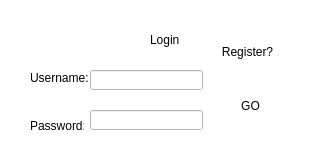
<?xml version="1.0" encoding="UTF-8"?>
<ui version="4.0">
 <class>loginscreen</class>
 <widget class="QDialog" name="loginscreen">
  <property name="geometry">
   <rect>
    <x>0</x>
    <y>0</y>
    <width>323</width>
    <height>164</height>
   </rect>
  </property>
  <property name="minimumSize">
   <size>
    <width>323</width>
    <height>164</height>
   </size>
  </property>
  <property name="maximumSize">
   <size>
    <width>323</width>
    <height>164</height>
   </size>
  </property>
  <property name="windowTitle">
   <string>Verification</string>
  </property>
  <property name="styleSheet">
   <string notr="true">background-color:white</string>
  </property>
  <widget class="QLabel" name="t">
   <property name="geometry">
    <rect>
     <x>150</x>
     <y>30</y>
     <width>31</width>
     <height>20</height>
    </rect>
   </property>
   <property name="text">
    <string>Login</string>
   </property>
  </widget>
  <widget class="QLabel" name="label">
   <property name="geometry">
    <rect>
     <x>30</x>
     <y>70</y>
     <width>61</width>
     <height>16</height>
    </rect>
   </property>
   <property name="text">
    <string>Username:</string>
   </property>
  </widget>
  <widget class="QLabel" name="d">
   <property name="geometry">
    <rect>
     <x>30</x>
     <y>120</y>
     <width>54</width>
     <height>12</height>
    </rect>
   </property>
   <property name="text">
    <string>Password:</string>
   </property>
  </widget>
  <widget class="QLineEdit" name="username">
   <property name="geometry">
    <rect>
     <x>90</x>
     <y>70</y>
     <width>113</width>
     <height>20</height>
    </rect>
   </property>
   <property name="cursorMoveStyle">
    <enum>Qt::LogicalMoveStyle</enum>
   </property>
   <property name="clearButtonEnabled">
    <bool>false</bool>
   </property>
  </widget>
  <widget class="QLineEdit" name="password">
   <property name="geometry">
    <rect>
     <x>90</x>
     <y>110</y>
     <width>113</width>
     <height>20</height>
    </rect>
   </property>
   <property name="echoMode">
    <enum>QLineEdit::Password</enum>
   </property>
   <property name="clearButtonEnabled">
    <bool>false</bool>
   </property>
  </widget>
  <widget class="QPushButton" name="pushButton">
   <property name="geometry">
    <rect>
     <x>210</x>
     <y>40</y>
     <width>75</width>
     <height>23</height>
    </rect>
   </property>
   <property name="text">
    <string>Register?</string>
   </property>
   <property name="flat">
    <bool>true</bool>
   </property>
  </widget>
  <widget class="QLabel" name="emsg">
   <property name="geometry">
    <rect>
     <x>40</x>
     <y>140</y>
     <width>271</width>
     <height>20</height>
    </rect>
   </property>
   <property name="text">
    <string/>
   </property>
  </widget>
  <widget class="QPushButton" name="go">
   <property name="geometry">
    <rect>
     <x>220</x>
     <y>80</y>
     <width>61</width>
     <height>51</height>
    </rect>
   </property>
   <property name="text">
    <string>GO</string>
   </property>
   <property name="default">
    <bool>true</bool>
   </property>
   <property name="flat">
    <bool>true</bool>
   </property>
  </widget>
 </widget>
 <resources/>
 <connections/>
</ui>
